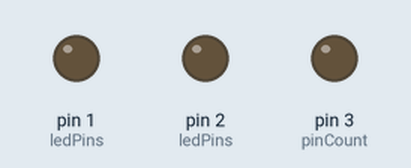
Simulated run of this sketch. Board: Arduino Uno, built with avr-gcc and run on an emulated ATmega328P. Parts: output pins drawn as LEDs (lit = HIGH).

Above: at 0.1 s.
At 0.34 s:
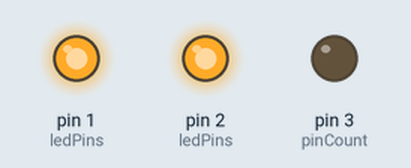
At 0.74 s:
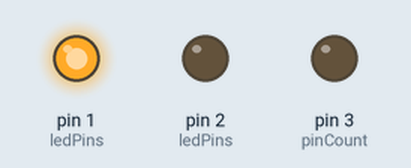
At 1.37 s:
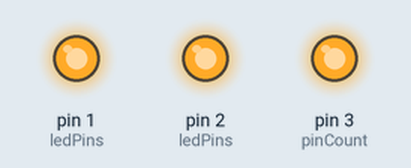
At 2.03 s:
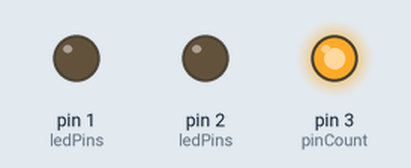
At 2.9 s:
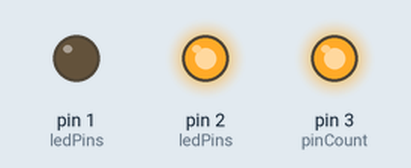
Timing chart, 0 to 3.2 s (numbered marks = the images above):
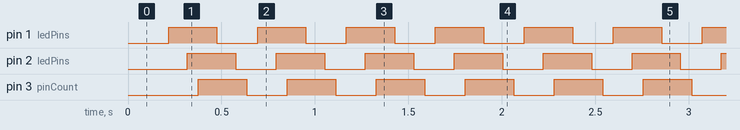

Measured:
- by itself, pin 1 (ledPins), pin 2 (ledPins), pin 3 (pinCount): alternates HIGH for 0.26 s and LOW for 0.22 s
- by itself, everything shown: repeats every 0.48 s, in 6 steps

The sketch:

sketch_feb14b.ino
```cpp
int ledPins[]={1,2,3};
int pinCount=3;
void setup() {
  // put your setup code here, to run once:
  pinMode(1, OUTPUT);
  pinMode(2, OUTPUT);
  pinMode(3, OUTPUT);
}

void loop() {
  // put your main code here, to run repeatedly:
digitalWrite (1, LOW);
  delay (100);
  digitalWrite (2, LOW);
  delay (59);
  digitalWrite (3, LOW);
  delay (58);
  digitalWrite (1, HIGH);
  delay (100);
  digitalWrite (2, HIGH);
  delay (59);
  digitalWrite (3, HIGH);
  delay (100);
}
```
